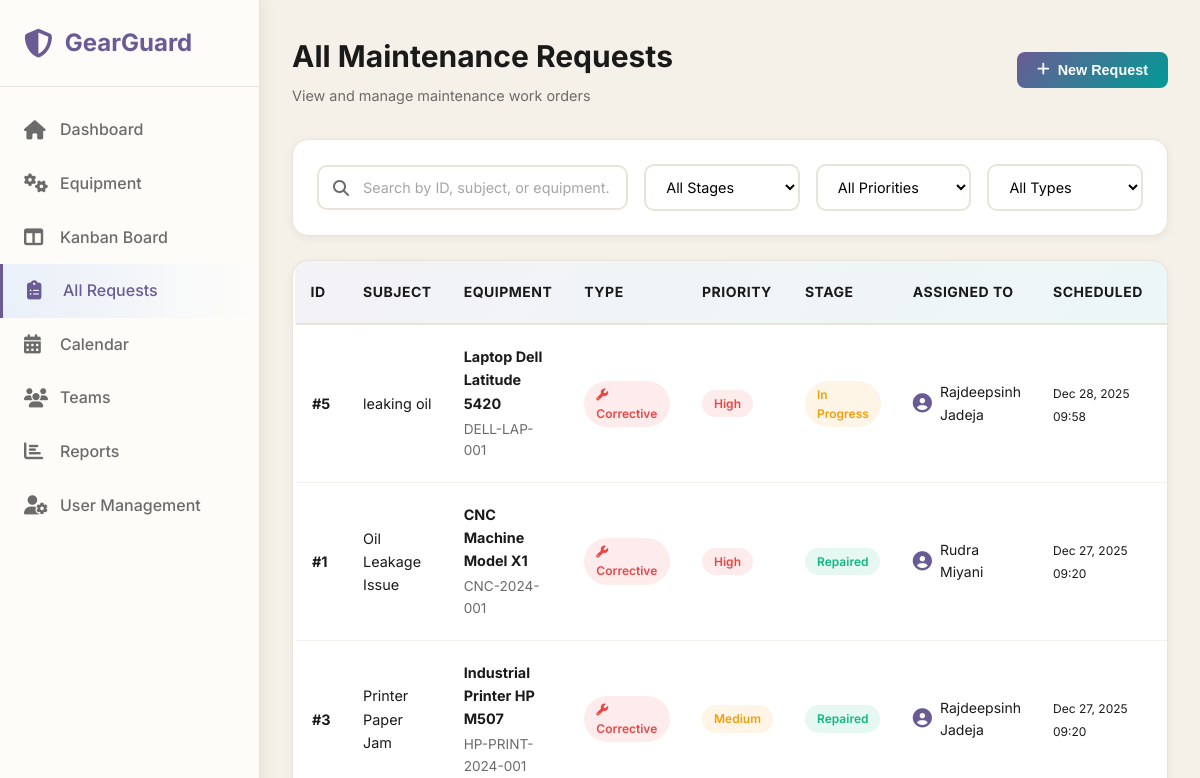
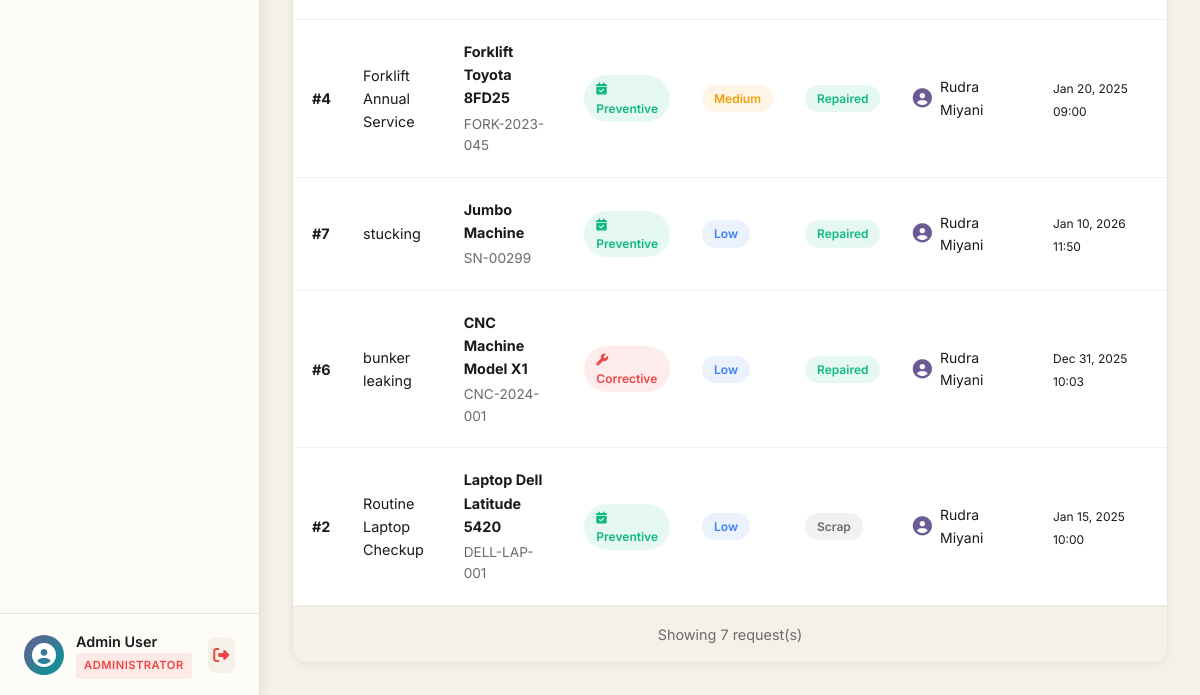
Page /pages/requests.php (signed in) on the earlier database version (2 pictures, top to bottom).
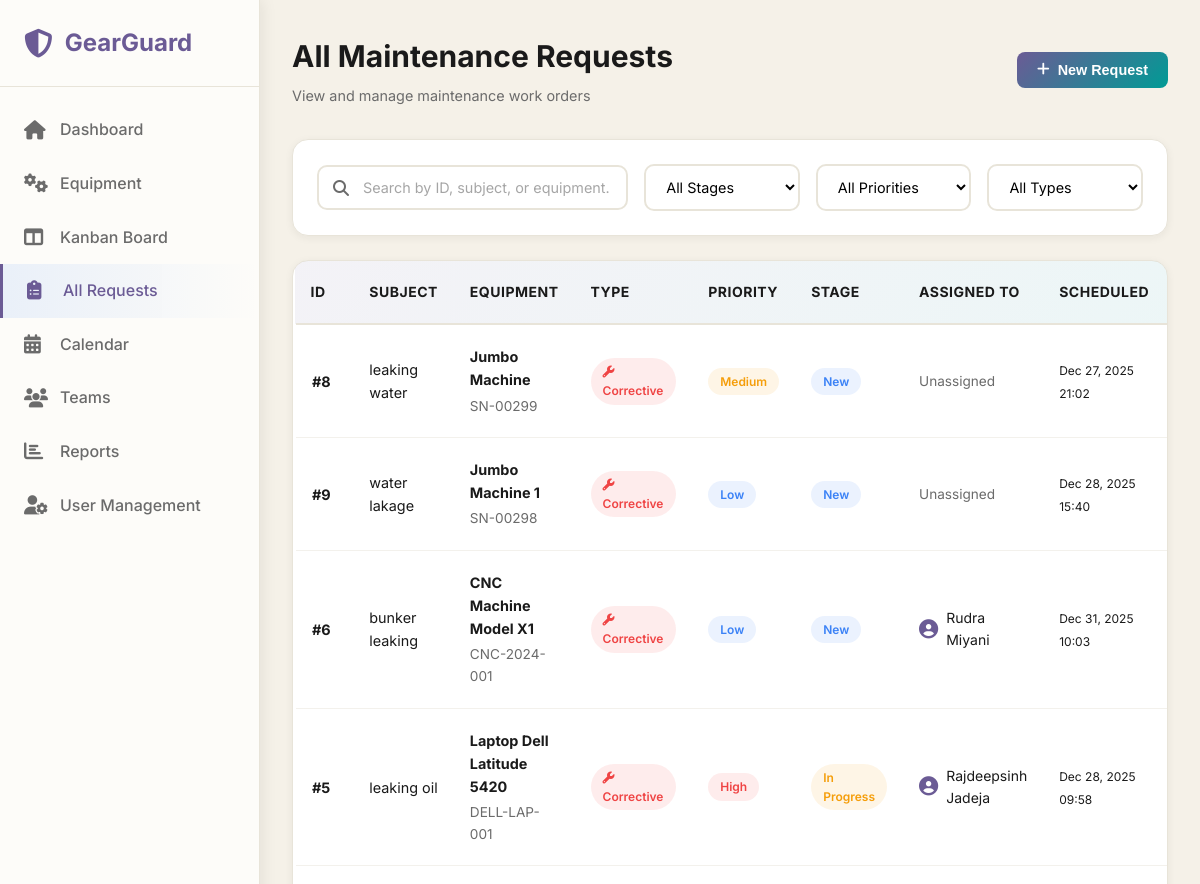
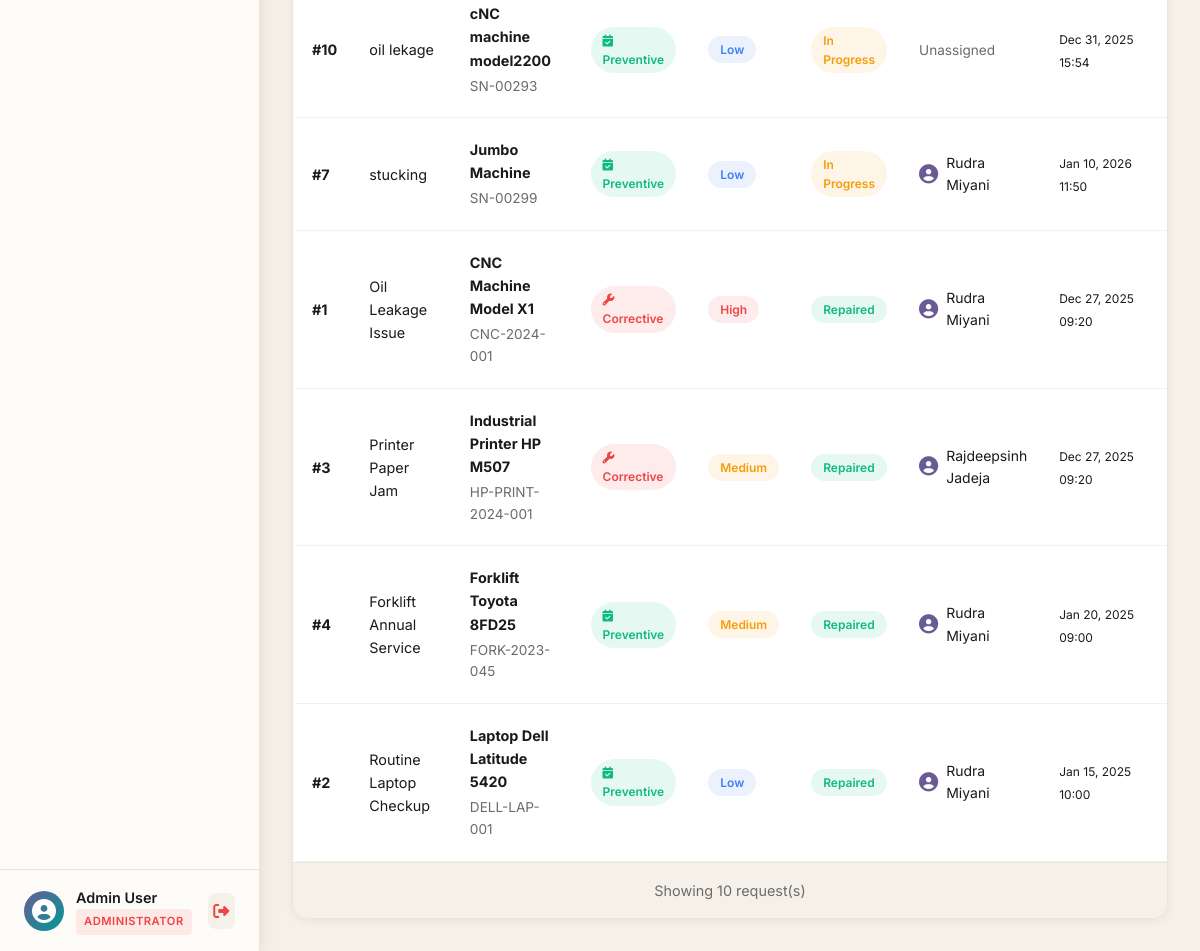
Same page on the later database version (2 pictures, top to bottom).
### tables this page shows
CREATE TABLE `users` (
  `id` int(11) NOT NULL,
  `name` varchar(100) NOT NULL,
  `email` varchar(100) NOT NULL,
  `password` varchar(255) NOT NULL,
  `role` enum('admin','manager','technician','user') NOT NULL DEFAULT 'user',
  `avatar` varchar(255) DEFAULT NULL,
  `is_active` tinyint(1) DEFAULT 1,
  `failed_attempts` int(11) DEFAULT 0,
  `locked_until` datetime DEFAULT NULL,
  `last_login` datetime DEFAULT NULL,
  `email_verified` tinyint(1) DEFAULT 0,
  `verification_token` varchar(100) DEFAULT NULL,
  `reset_token` varchar(100) DEFAULT NULL,
  `reset_token_expiry` datetime DEFAULT NULL,
  `created_at` timestamp NOT NULL DEFAULT current_timestamp(),
  `updated_at` timestamp NOT NULL DEFAULT current_timestamp() ON UPDATE current_timestamp()
);

CREATE TABLE `maintenance_requests` (
  `id` int(11) NOT NULL,
  `subject` varchar(255) NOT NULL,
  `description` text DEFAULT NULL,
  `equipment_id` int(11) NOT NULL,
  `request_type` enum('corrective','preventive') NOT NULL,
  `stage` enum('new','in_progress','repaired','scrap') DEFAULT 'new',
  `priority` enum('low','medium','high','urgent') DEFAULT 'medium',
  `scheduled_date` datetime DEFAULT NULL,
  `completed_date` datetime DEFAULT NULL,
  `duration_hours` decimal(5,2) DEFAULT NULL,
  `assigned_to` int(11) DEFAULT NULL,
  `created_by` int(11) NOT NULL,
  `is_overdue` tinyint(1) DEFAULT 0,
  `notes` text DEFAULT NULL,
  `created_at` timestamp NOT NULL DEFAULT current_timestamp(),
  `updated_at` timestamp NOT NULL DEFAULT current_timestamp() ON UPDATE current_timestamp()
);

CREATE TABLE `equipment` (
  `id` int(11) NOT NULL,
  `equipment_name` varchar(100) NOT NULL,
  `serial_number` varchar(100) NOT NULL,
  `category` varchar(50) DEFAULT NULL,
  `department` varchar(100) DEFAULT NULL,
  `assigned_to_employee` varchar(100) DEFAULT NULL,
  `purchase_date` date DEFAULT NULL,
  `warranty_expiry` date DEFAULT NULL,
  `location` varchar(255) DEFAULT NULL,
  `maintenance_team_id` int(11) DEFAULT NULL,
  `default_technician_id` int(11) DEFAULT NULL,
  `status` enum('active','under_maintenance','scrapped') DEFAULT 'active',
  `notes` text DEFAULT NULL,
  `created_at` timestamp NOT NULL DEFAULT current_timestamp(),
  `updated_at` timestamp NOT NULL DEFAULT current_timestamp() ON UPDATE current_timestamp()
);

### php/config.php (called while the page is built, shortened)
<?php
function isLoggedIn()
{
    return isset($_SESSION['user_id']) && !empty($_SESSION['user_id']);
}
function hasRole($role)
{
    return isset($_SESSION['user_role']) && $_SESSION['user_role'] === $role;
}
function hasAnyRole($roles)
{
    return isset($_SESSION['user_role']) && in_array($_SESSION['user_role'], $roles);
}
function getCurrentUser()
{
    return [
        'id' => $_SESSION['user_id'],
        'name' => $_SESSION['user_name'],
        'email' => $_SESSION['user_email'],
        'role' => $_SESSION['user_role']
    ];
}
function getRoleBadgeColor($role)
{
    $colors = [
        'admin' => 'red',
        'manager' => 'blue',
        'technician' => 'green',
        'user' => 'purple'
    ];
    return $colors[$role] ?? 'gray';
}
?>

### pages/requests.php (the view, shortened to what the rows shown need)
<?php
require_once '../php/config.php';
$user = getCurrentUser();
$searchQuery = isset($_GET['search']) ? sanitizeInput($_GET['search']) : '';
$filterStage = isset($_GET['stage']) ? sanitizeInput($_GET['stage']) : '';
$filterPriority = isset($_GET['priority']) ? sanitizeInput($_GET['priority']) : '';
$filterType = isset($_GET['type']) ? sanitizeInput($_GET['type']) : '';
try {
    if (hasAnyRole(['admin', 'manager'])) {
        $sql = "
            SELECT
                mr.id,
                mr.subject,
                mr.stage,
                mr.priority,
                mr.request_type,
                mr.scheduled_date,
                mr.created_at,
                e.equipment_name,
                e.serial_number,
                u.name as assigned_to_name,
                creator.name as created_by_name
            FROM maintenance_requests mr
            INNER JOIN equipment e ON mr.equipment_id = e.id
            LEFT JOIN users u ON mr.assigned_to = u.id
            INNER JOIN users creator ON mr.created_by = creator.id
            WHERE 1=1
        ";
    }
    $params = [];
    $sql .= " ORDER BY
        CASE mr.stage
            WHEN 'new' THEN 1
            WHEN 'in_progress' THEN 2
            WHEN 'repaired' THEN 3
            WHEN 'scrap' THEN 4
        END,
        CASE mr.priority
            WHEN 'urgent' THEN 1
            WHEN 'high' THEN 2
            WHEN 'medium' THEN 3
            WHEN 'low' THEN 4
        END,
        mr.created_at DESC
    ";
    $stmt = $conn->prepare($sql);
    $stmt->execute($params);
    $requests = $stmt->fetchAll();
} catch (PDOException $e) {
    error_log("Requests list error: " . $e->getMessage());
    $requests = [];
}
function isRequestOverdue($scheduledDate, $stage)
{
    if (!$scheduledDate || in_array($stage, ['repaired', 'scrap'])) {
        return false;
    }
    return strtotime($scheduledDate) < time();
}
?>
<!DOCTYPE html>
<html lang="en">
<head>
    <link rel="stylesheet" href="../css/dashboard.css">
    <link rel="stylesheet" href="../css/requests.css">
    <link rel="stylesheet" href="https://cdnjs.cloudflare.com/ajax/libs/font-awesome/6.5.1/css/all.min.css">
</head>
<body>
    <aside class="sidebar" id="sidebar">
        <div class="sidebar-footer">
            <div class="user-info">
                <div class="user-details">
                    <p class="user-name"><?php echo htmlspecialchars($user['name']); ?></p>
                    <p class="user-role">
                        <span class="role-badge role-<?php echo getRoleBadgeColor($user['role']); ?>">
                        </span>
                    </p>
                </div>
            </div>
        </div>
    </aside>
    <main class="main-content">
        <header class="top-header">
            <div>
                <h1><?php echo hasRole('technician') ? 'My Requests' : 'All Maintenance Requests'; ?></h1>
            </div>
        </header>
        <section class="table-section">
            <?php if (empty($requests)): ?>
                <div class="empty-state">
                    <i class="fas fa-clipboard-list"></i>
                    <h3>No Requests Found</h3>
                    <p>
                        <?php if ($searchQuery || $filterStage || $filterPriority || $filterType): ?>
                            No requests match your filters. Try adjusting your search criteria.
                        <?php else: ?>
                            <?php echo hasRole('technician') ? 'No requests assigned to you yet.' : 'No maintenance requests in the system.'; ?>
                        <?php endif; ?>
                    </p>
                </div>
            <?php else: ?>
                <div class="table-container">
                    <table class="data-table">
                        <thead>
                            <tr>
                                <th>ID</th>
                                <th>Subject</th>
                                <th>Equipment</th>
                                <th>Type</th>
                                <th>Priority</th>
                                <th>Stage</th>
                                <?php if (!hasRole('technician')): ?>
                                    <th>Assigned To</th>
                                <?php endif; ?>
                                <th>Scheduled</th>
                                <th>Created</th>
                            </tr>
                        </thead>
                        <tbody>
                            <?php foreach ($requests as $request): ?>
                                <?php $isOverdue = isRequestOverdue($request['scheduled_date'], $request['stage']); ?>
                                <tr class="<?php echo $isOverdue ? 'overdue-row' : ''; ?>">
                                    <td>
                                        <strong>#<?php echo $request['id']; ?></strong>
                                    </td>
                                    <td>
                                        <div class="request-subject">
                                            <?php echo htmlspecialchars($request['subject']); ?>
                                        </div>
                                    </td>
                                    <td>
                                        <div class="equipment-cell">
                                            <strong><?php echo htmlspecialchars($request['equipment_name']); ?></strong>
                                            <small
                                                class="text-muted"><?php echo htmlspecialchars($request['serial_number']); ?></small>
                                        </div>
                                    </td>
                                    <td>
                                        <span class="badge badge-<?php echo $request['request_type']; ?>">
                                            <i
                                                class="fas fa-<?php echo $request['request_type'] == 'preventive' ? 'calendar-check' : 'wrench'; ?>"></i>
                                            <?php echo ucfirst($request['request_type']); ?>
                                        </span>
                                    </td>
                                    <td>
                                        <span class="badge badge-priority-<?php echo $request['priority']; ?>">
                                            <?php echo ucfirst($request['priority']); ?>
                                        </span>
                                    </td>
                                    <td>
                                        <span class="badge badge-stage-<?php echo $request['stage']; ?>">
                                            <?php echo str_replace('_', ' ', ucfirst($request['stage'])); ?>
                                        </span>
                                    </td>
                                    <?php if (!hasRole('technician')): ?>
                                        <td>
                                            <?php if ($request['assigned_to_name']): ?>
                                                <div class="user-mini">
                                                    <i class="fas fa-user-circle"></i>
                                                    <span><?php echo htmlspecialchars($request['assigned_to_name']); ?></span>
                                                </div>
                                            <?php else: ?>
                                                <span class="text-muted">Unassigned</span>
                                            <?php endif; ?>
                                        </td>
                                    <?php endif; ?>
                                    <td>
                                        <?php if ($request['scheduled_date']): ?>
                                            <small><?php echo date('M d, Y H:i', strtotime($request['scheduled_date'])); ?></small>
                                        <?php else: ?>
                                            <span class="text-muted">—</span>
                                        <?php endif; ?>
                                    </td>
                                    <td>
                                    </td>
                                </tr>
                            <?php endforeach; ?>
                        </tbody>
                    </table>
                </div>
            <?php endif; ?>
        </section>
    </main>
</body>
</html>

Differences in the rows shown:
added maintenance_requests: id "8", subject "leaking water", equipment.equipment_name "Jumbo Machine", equipment.serial_number "SN-00299", request_type "Corrective", priority "Medium", stage "New", shows "Unassigned", scheduled_date "Dec 27, 2025 21:02"
added maintenance_requests: id "9", subject "water lakage", equipment.equipment_name "Jumbo Machine 1", equipment.serial_number "SN-00298", request_type "Corrective", priority "Low", stage "New", shows "Unassigned", scheduled_date "Dec 28, 2025 15:40"
changed maintenance_requests "bunker leaking": stage "Repaired" → "New"; moves up the list
added maintenance_requests: id "10", subject "oil lekage", equipment.equipment_name "cNC machine model2200", equipment.serial_number "SN-00293", request_type "Preventive", priority "Low", stage "In Progress", shows "Unassigned", scheduled_date "Dec 31, 2025 15:54"
changed maintenance_requests "stucking": stage "Repaired" → "In Progress"; moves up the list
changed maintenance_requests "Routine Laptop Checkup": stage "Scrap" → "Repaired"
Other differences:
count($requests): "7" → "10"
